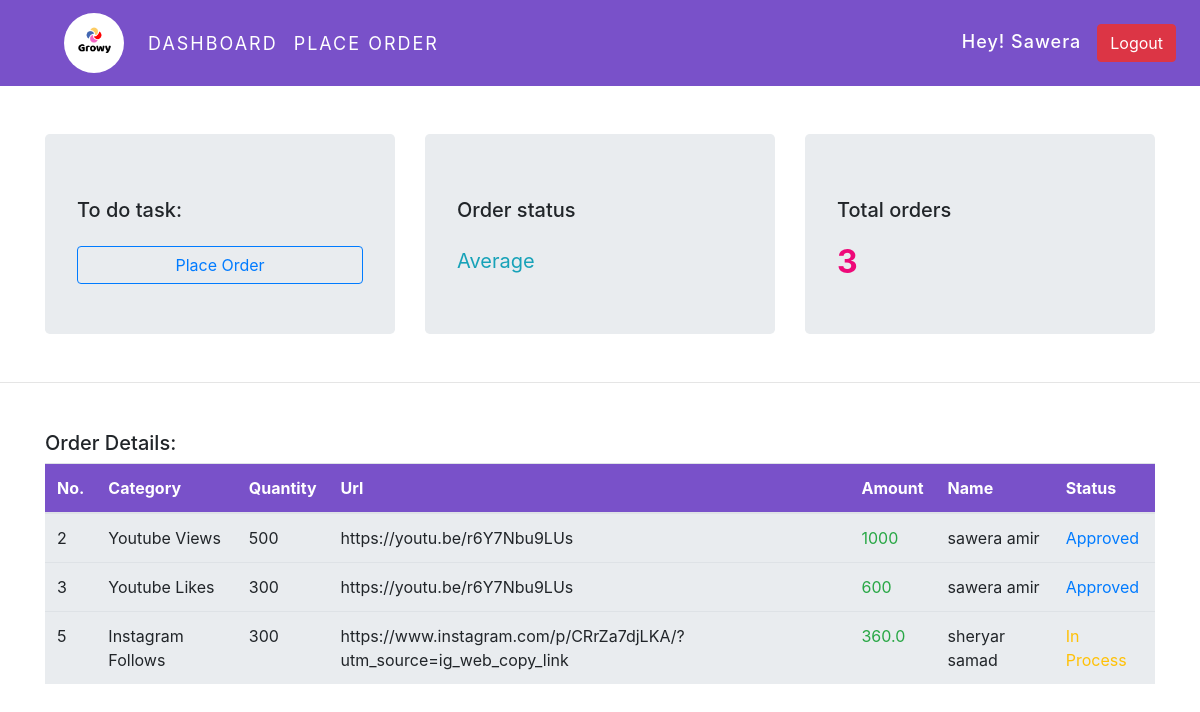
Screenshot of /cpanel (signed in) with the database file from the repository.
### service/models.py (models this page shows)
class User(AbstractUser):
    Is_worker = models.BooleanField('Is worker', default=False, blank=True)
    Is_client = models.BooleanField('Is client', default=False, blank=True)

class Order(models.Model):
    order_id = models.AutoField(primary_key=True)
    client = models.ForeignKey(User,on_delete=models.CASCADE)
    url = models.URLField(max_length=250)
    category = models.CharField(max_length=20, choices=choice_category)
    quantity = models.CharField(max_length=20, choices=choice_quantity)
    id_name = models.CharField(max_length=50)
    phone_no = models.CharField(max_length=20)
    img = models.ImageField(upload_to='transactions/%Y/%m/%d/')
    status = models.CharField(max_length=50, default='pending',choices=choice_status)
    def amount(self):
        if(self.quantity != None):
            quantity = int(self.quantity)
            accValue = self.category
            if (accValue == "Youtube Views" or accValue == "Youtube Likes"):
                amount = quantity * 2
                return amount
            elif (accValue == "Facebook Likes" or accValue == "Facebook Follows"):
                amount = quantity * 1.20
                return amount
            elif (accValue == "Instagram Likes" or accValue == "Instagram Follows"):
                amount = quantity * 1.20
                return amount

### service/views.py (the view)
# urls.py: path('cpanel',views.client_panel, name='client_panel'),
@login_required(login_url='account_login')
def client_panel(request):
    if request.user.is_authenticated:
        if request.user.Is_client:
            order = Order.objects.filter(client=request.user.id)
            orders_count = order.count()
            if orders_count is not None:
                context = {'order':order, 'orders_count':orders_count}
            else:
                messages.success(request,'Currently, you have no order placed!')
            return render(request,'client_panel.html',context)
        elif request.user.is_authenticated and request.user.Is_worker:
            return HttpResponseRedirect('panel')

### templates/client_panel.html (shortened to what this page needs)
{% extends 'client_base.html' %} {% load static %} {% block Ctitle %}Hero Panel{% endblock Ctitle %}  {% block clientContent %}
<div class="container">
    <div class="row mt-5">
        <div class="col-lg-4">
            <div class="order_content jumbotron">
                <h5>To do task:</h5>
                <a href="{% url 'order' %}" class="btn btn-outline-primary mt-3" style="width: 100%;">Place Order</a>
            </div>
        </div>
        <div class="col-lg-4">
            <div class="order_content jumbotron">
                <h5>Order status</h5>
                <p class="mt-4 text-info" id="order_status">Currently, you have no order placed! </p>
            </div>
        </div>
        <div class="col-lg-4">
            <div class="order_content jumbotron">
                <h5>Total orders</h5>
                <p class="mt-3" id="counter" style="color: #ee0979; font-weight: bold; font-size: 2rem;">
                     {{orders_count}}
                </p>
            </div>
        </div>
    </div>
</div>
<hr/>
<div class="container mt-5">
    <div class="row">
        <div class="col-lg-12">
            <h5>Order Details:</h5>
            <div class="table-responsive-lg table-responsive-xl ">
                <table class="table">
                    <thead>
                        <tr style="background: #7951c9; color: #fff;">
                            <th scope="col">No.</th>
                            <th scope="col">Category</th>
                            <th scope="col">Quantity</th>
                            <th scope="col">Url</th>
                            <th scope="col">Amount</th>
                            <th scope="col">Name</th>
                            <th scope="col">Status</th>
                        </tr>
                    </thead>
                    <tbody class="jumbotron">
                         {% for o in order %}
                        <tr>
                            <td>{{o.order_id}}</td>
                            <td>{{o.category}} </td>
                            <td>{{o.quantity}}</td>
                            <td>{{o.url}}</td>
                            <td class="text-success">{{o.amount}}</td>
                            <td>{{o.id_name}}</td>
                            <td>{{o.status}}</td>
                        </tr>
                        {% endfor %}
                    </tbody>
                </table>
            </div>
        </div>
    </div>
</div>
{% endblock clientContent %}

### templates/client_base.html (shortened to what this page needs)
{% load static %}
<!doctype html>
<html lang="en">
<head>
    <link rel="stylesheet" href="https://stackpath.bootstrapcdn.com/bootstrap/4.3.1/css/bootstrap.min.css">
    <link rel="stylesheet" href="{% static 'style.css' %}">
</head>
<body>
    <nav class="navbar navbar-expand-md" style="background-color: #7951c9;">
        <a class="navbar-brand" href="/"><img src="{% static 'Img/logo.png' %}" class="img-responsive ml-5" alt="logo" width="60px" style=" border-radius: 50%;"></a>
        <div class="collapse navbar-collapse" id="collapsibleNavId">
            <ul class="navbar-nav mr-auto mt-2 mt-lg-0">
                <li class="nav-item active">
                    <a class="nav-link" href="{% url 'client_panel' %}">Dashboard</a>
                </li>
                <li class="nav-item active">
                    <a class="nav-link" href="{% url 'order' %}">Place Order</a>
                </li>
            </ul>
            <form class="form-inline my-2 my-lg-0">
                <h4 class="mr-3 hello_client">Hey! {{request.user}} </h4>
                <a href="{% url 'logout' %}" class="btn btn-danger my-2 mr-2 my-sm-0">Logout</a>
            </form>
        </div>
    </nav>
    {% block clientContent %}{% endblock clientContent %}
</body>
</html>

### static/style.css (style rules this page uses)
:root { --color: #7951c9; --white: #ffffff; --cap: capitalize; --up: uppercase; --light: #F2ECFF; --bold: bold; --font: 18px; --space: 2px; }
.navbar-nav li a, .navbar-brand { color: var(--white); font-size: var(--font); text-transform: var(--cap); letter-spacing: var(--space); text-transform: uppercase; }

### templates/client_base.html (style rules this page uses)
.hello_client { font-size: 18px; color: #fff; letter-spacing: 1px; text-transform: capitalize; margin-top: 5px; }
.order_content { height: 200px; }

### rows the page displays
User: user "Sawera"
Order: order_id "2", category "Youtube Views", quantity "500", url "https://youtu.be/r6Y7Nbu9LUs", amount "1000", id_name "sawera amir", status "Approved"
Order: order_id "3", category "Youtube Likes", quantity "300", url "https://youtu.be/r6Y7Nbu9LUs", amount "600", id_name "sawera amir", status "Approved"
Order: order_id "5", category "Instagram Follows", quantity "300", url "https://www.instagram.com/p/CRrZa7djLKA/?utm_source=ig_web_copy_link", amount "360.0", id_name "sheryar samad", status "In Process"

### other values shown
{{ orders_count }} "3"
